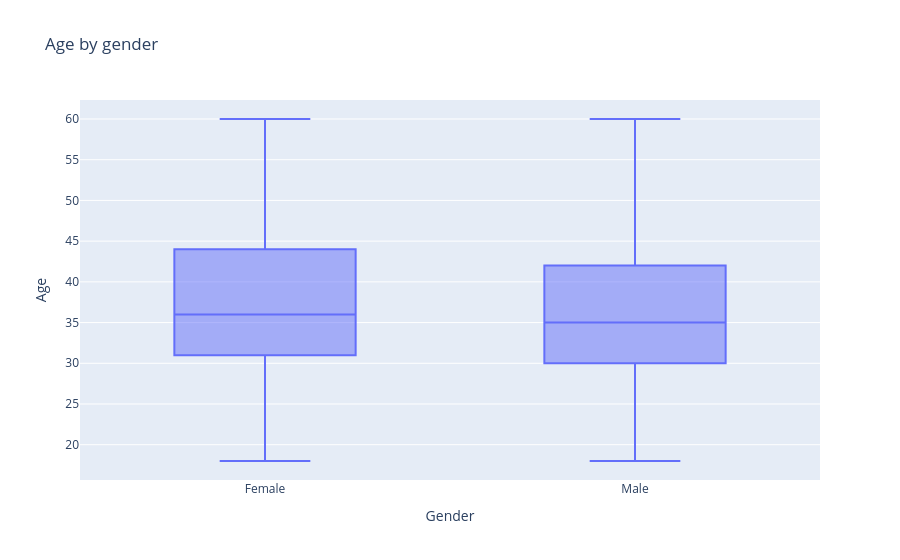

The notebook cell this image was saved under:
### Code cell
fig = px.box(df, x="Gender", y="Age", title="Age by gender")
fig.show()

### Figure 1 — Plotly figure (JSON) as saved in the notebook; plotly's stock layout.template omitted (floating-point values rounded to 4 significant figures; data arrays with more than 128 entries replaced by an {"elided": "..."} marker saying what was removed)
{"data": [{"alignmentgroup": "True", "hovertemplate": "Gender=%{x}<br>Age=%{y}<extra></extra>", "legendgroup": "", "marker": {"color": "#636efa"}, "name": "", "notched": false, "offsetgroup": "", "orientation": "v", "showlegend": false, "type": "box", "x": {"elided": "1470 str values"}, "x0": " ", "xaxis": "x", "y": {"elided": "1470 int values"}, "y0": " ", "yaxis": "y"}], "layout": {"boxmode": "group", "legend": {"tracegroupgap": 0}, "title": {"text": "Age by gender"}, "xaxis": {"anchor": "y", "domain": [0.0, 1.0], "title": {"text": "Gender"}}, "yaxis": {"anchor": "x", "domain": [0.0, 1.0], "title": {"text": "Age"}}}}
